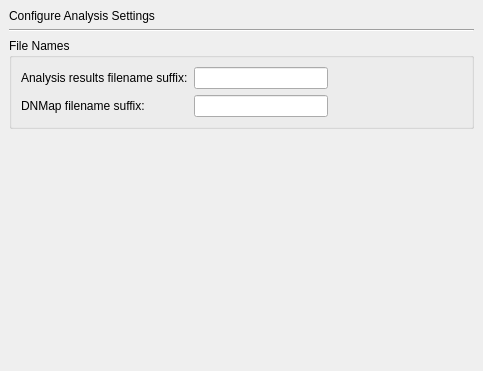
<?xml version="1.0" encoding="UTF-8"?>
<ui version="4.0">
 <class>SettingsDialogAnalysis</class>
 <widget class="QWidget" name="SettingsDialogAnalysis">
  <property name="geometry">
   <rect>
    <x>0</x>
    <y>0</y>
    <width>483</width>
    <height>371</height>
   </rect>
  </property>
  <property name="windowTitle">
   <string>Form</string>
  </property>
  <layout class="QVBoxLayout">
   <property name="spacing">
    <number>6</number>
   </property>
   <property name="margin">
    <number>9</number>
   </property>
   <item>
    <widget class="QLabel" name="label">
     <property name="text">
      <string>Configure Analysis Settings</string>
     </property>
     <property name="alignment">
      <set>Qt::AlignLeading|Qt::AlignLeft|Qt::AlignVCenter</set>
     </property>
    </widget>
   </item>
   <item>
    <widget class="Line" name="line">
     <property name="orientation">
      <enum>Qt::Horizontal</enum>
     </property>
    </widget>
   </item>
   <item>
    <widget class="QGroupBox" name="groupBox">
     <property name="title">
      <string>File Names</string>
     </property>
     <layout class="QVBoxLayout">
      <property name="spacing">
       <number>6</number>
      </property>
      <property name="margin">
       <number>9</number>
      </property>
      <item>
       <layout class="QGridLayout" name="gridLayout">
        <item row="0" column="0">
         <widget class="QLabel" name="label_2">
          <property name="text">
           <string>Analysis results filename suffix:</string>
          </property>
         </widget>
        </item>
        <item row="0" column="1">
         <widget class="QLineEdit" name="analysisFileName"/>
        </item>
        <item row="1" column="0">
         <widget class="QLabel" name="label_3">
          <property name="text">
           <string>DNMap filename suffix:</string>
          </property>
         </widget>
        </item>
        <item row="1" column="1">
         <widget class="QLineEdit" name="dnmapFileName"/>
        </item>
        <item row="0" column="2">
         <spacer name="horizontalSpacer">
          <property name="orientation">
           <enum>Qt::Horizontal</enum>
          </property>
          <property name="sizeHint" stdset="0">
           <size>
            <width>40</width>
            <height>20</height>
           </size>
          </property>
         </spacer>
        </item>
       </layout>
      </item>
     </layout>
    </widget>
   </item>
   <item>
    <spacer>
     <property name="orientation">
      <enum>Qt::Vertical</enum>
     </property>
     <property name="sizeHint" stdset="0">
      <size>
       <width>465</width>
       <height>111</height>
      </size>
     </property>
    </spacer>
   </item>
  </layout>
 </widget>
 <resources/>
 <connections/>
</ui>
